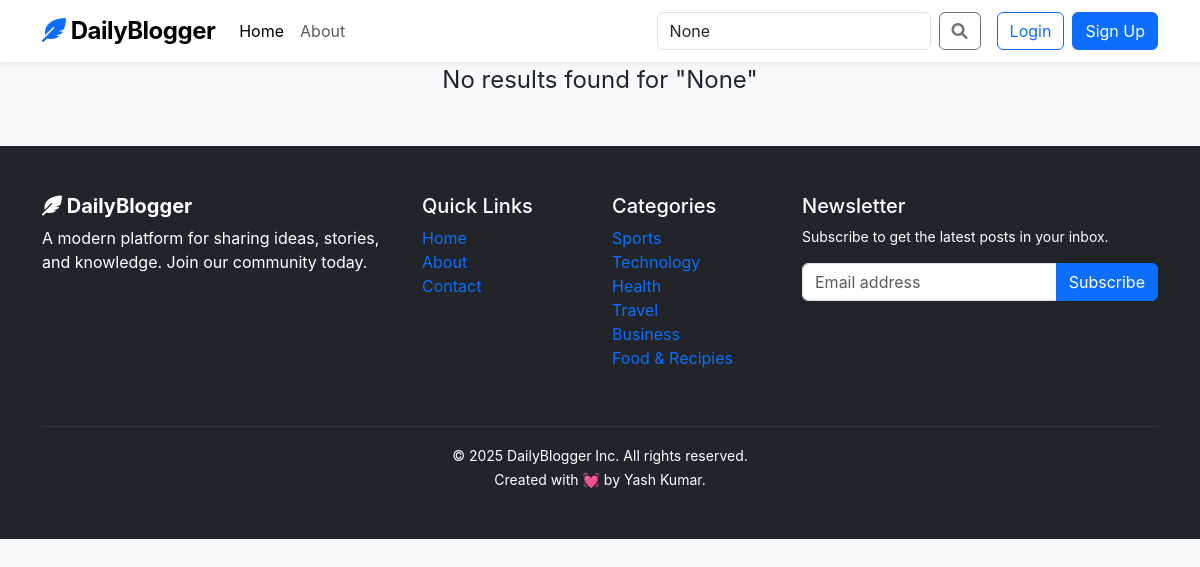
The app's page /blogs/search/ with its own data.
### blog/models.py (models this page shows)
class Category(models.Model):
    category_name=models.CharField(max_length=50,unique=True)
    created_at= models.DateTimeField(auto_now_add=True)
    updated_at= models.DateTimeField(auto_now=True)
    class Meta:
        verbose_name_plural = "Categories"
    def __str__(self):
        return self.category_name

### blog/views.py (the view)
# urls.py: path('blogs/search/', blog_views.search, name='search'),
def search(request):
    query = request.GET.get('keyword')
    if query:
        results = Post.objects.filter(Q(title__icontains=query) | Q(short_description__icontains=query) | Q(blog_body__icontains=query), status='published').order_by('-created_at')
    else:
        results = []
    context = {
        'results': results,
        'query': query,
    }
    return render(request, 'search.html', context)

### blog/context_processors.py (called while the page is built)
def category_processor(request):
    categories = Category.objects.all()
    return dict(categories=categories)

### templates/search.html
{% extends 'base.html' %}
{% block content %}
{% if results %}
  <section class="my-5 container">
    <div class="row g-4">
      {% for res in results %}
        <div class="col-md-4">
          <div class="card h-100 border-0 shadow-sm blog-card">
            <img
              src="{{ res.featured_image.url }}"
              class="card-img-top img-fluid"
              alt="Blog Image"
            />
            <div class="card-body">
              <span class="badge bg-warning mb-2">{{ res.category }}</span>
              <h5 class="card-title fw-bold">{{ res.title }}</h5>
              <p class="card-text text-muted">
                {{ res.short_description | truncatewords:20 }}
              </p>
            </div>
            <div
              class="card-footer bg-white border-0 d-flex justify-content-between align-items-center"
            >
              <small class="text-muted text-small">
                {{res.created_at | timesince}} ago | {{ res.author }}
              </small>
              <a href="{% url 'blogs' res.slug %}" target="_blank" class="btn btn-sm btn-outline-dark">
                Read More
              </a>
            </div>
          </div>
        </div>
      {% endfor %}
    </div>
  </section>
{% else %}
  <p class="text-center fs-4">No results found for "{{ query }}"</p>
{% endif %}
{% endblock%}

### templates/base.html (shortened to what this page needs)
{% load static %}
<!DOCTYPE html>
<html lang="en">
<head>
    <link href="https://cdn.jsdelivr.net/npm/bootstrap@5.3.0/dist/css/bootstrap.min.css" rel="stylesheet">
    <link rel="stylesheet" href="https://cdnjs.cloudflare.com/ajax/libs/font-awesome/6.0.0/css/all.min.css">
    <link rel="stylesheet" href="{% static 'css/styles.css' %}">
</head>
<body>
    <nav class="navbar navbar-expand-lg navbar-light bg-white sticky-top shadow-sm">
        <div class="container">
            <a class="navbar-brand fw-bold" href="#"><i class="fas fa-feather-alt text-primary"></i> DailyBlogger</a>
            <div class="collapse navbar-collapse" id="navbarNav">
                <ul class="navbar-nav me-auto mb-2 mb-lg-0">
                    <li class="nav-item"><a class="nav-link active" href="{% url 'home' %}">Home</a></li>
                    <li class="nav-item"><a class="nav-link" href="https://yash4313.github.io/Portfolio/" target="_blank">About</a></li>
                </ul>
                <form class="d-flex me-3" method="get" action="{% url 'search' %}">
                    <input class="form-control me-2" type="text" name="keyword" value="{{ query }}" placeholder="Search topics..." aria-label="Search">
                    <button class="btn btn-outline-secondary" type="submit"><i class="fas fa-search"></i></button>
                </form>
                {% if not user.is_authenticated %}
                <div class="d-flex gap-2">
                    <a href="{% url 'login' %}" class="btn btn-outline-primary">Login</a>
                    <a href="{% url 'register' %}" class="btn btn-primary">Sign Up</a>
                </div>
                {% endif %}
            </div>
        </div>
    </nav>
{% block content %}
{% endblock %}
    <footer class="bg-dark text-white py-5 mt-5">
        <div class="container">
            <div class="row">
                <div class="col-md-4 mb-4">
                    <h5 class="fw-bold"><i class="fas fa-feather-alt"></i> DailyBlogger</h5>
                    <p class="text-white">A modern platform for sharing ideas, stories, and knowledge. Join our community today.</p>
                </div>
                <div class="col-md-2 mb-4">
                    <h5>Quick Links</h5>
                    <ul class="list-unstyled text-small">
                        <li><a class="text-decoration-none text-grey hover-white" href="{% url 'home' %}">Home</a></li>
                        <li><a class="text-decoration-none text-grey hover-white" href="https://yash4313.github.io/Portfolio/" target="_blank">About</a></li>
                        <li><a class="text-decoration-none text-grey hover-white" href="#">Contact</a></li>
                    </ul>
                </div>
                <div class="col-md-2 mb-4">
                    <h5>Categories</h5>
                    <ul class="list-unstyled text-small">
                        {% for category in categories %}
                        <li><a class="text-decoration-none text-grey hover-white" href="{% url 'category_list' category.id %}">{{ category }}</a></li>
                        {% endfor %}
                    </ul>
                </div>
                <div class="col-md-4 mb-4">
                    <h5>Newsletter</h5>
                    <p class="text-white small">Subscribe to get the latest posts in your inbox.</p>
                    <div class="input-group mb-3">
                        <input type="text" class="form-control" placeholder="Email address">
                        <button class="btn btn-primary" type="button">Subscribe</button>
                    </div>
                </div>
            </div>
            <hr class="border-secondary">
            <div class="text-center text-white">
                <small>&copy; 2025 DailyBlogger Inc. All rights reserved.</small><br>
                <small> Created with 💓 by Yash Kumar.</small>
            </div>
        </div>
    </footer>
</body>
</html>

### blog_main/static/css/styles.css (style rules this page uses)
body { font-family: -apple-system, BlinkMacSystemFont, "Segoe UI", Roboto, "Helvetica Neue", Arial, sans-serif; background-color: #f8f9fa; }
.navbar-brand { font-size: 1.5rem; letter-spacing: -0.5px; }

### records on screen
Category: category_name "Sports"
Category: category_name "Technology"
Category: category_name "Health"
Category: category_name "Travel"
Category: category_name "Business"
Category: category_name "Food & Recipies"

### other values on screen
{{ query }} "None"
